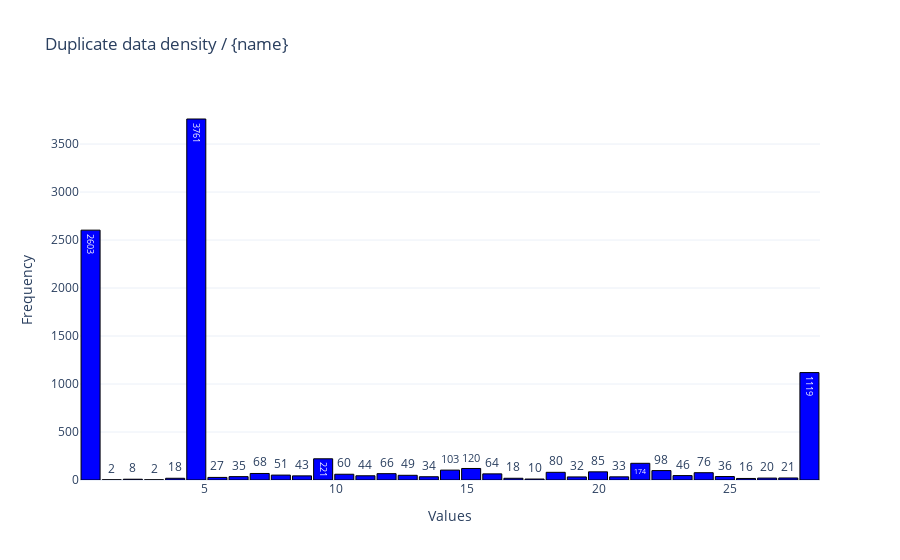

Notebook cell for this chart:
### Markdown cell above
## Fresh cap

### Code cell
plots.plot_histogram(duplicates, 
                        value_column='Duplicated Value', 
                        weight_column='Frequency',
                        title="Duplicate data density / {name}", 
                        num_bins=35
                    )

### Figure 1 — Plotly figure (JSON) as saved in the notebook; plotly's stock layout.template omitted (floating-point values rounded to 4 significant figures)
{"data": [{"marker": {"color": "blue", "line": {"color": "black", "width": 1}}, "text": [2603, 2, 8, 2, 18, 3761, 27, 35, 68, 51, 43, 221, 60, 44, 66, 49, 34, 103, 120, 64, 18, 10, 80, 32, 85, 33, 174, 98, 46, 76, 36, 16, 20, 21, 1119], "textposition": "auto", "type": "bar", "x": [0.6457, 1.451, 2.256, 3.062, 3.867, 4.673, 5.478, 6.284, 7.089, 7.894, 8.7, 9.505, 10.31, 11.12, 11.92, 12.73, 13.53, 14.34, 15.14, 15.95, 16.75, 17.56, 18.36, 19.17, 19.98, 20.78, 21.59, 22.39, 23.2, 24.0, 24.81, 25.61, 26.42, 27.22, 28.03], "y": [2603, 2, 8, 2, 18, 3761, 27, 35, 68, 51, 43, 221, 60, 44, 66, 49, 34, 103, 120, 64, 18, 10, 80, 32, 85, 33, 174, 98, 46, 76, 36, 16, 20, 21, 1119]}], "layout": {"bargap": 0.1, "title": {"text": "Duplicate data density / {name}"}, "xaxis": {"title": {"text": "Values"}}, "yaxis": {"title": {"text": "Frequency"}}}}
